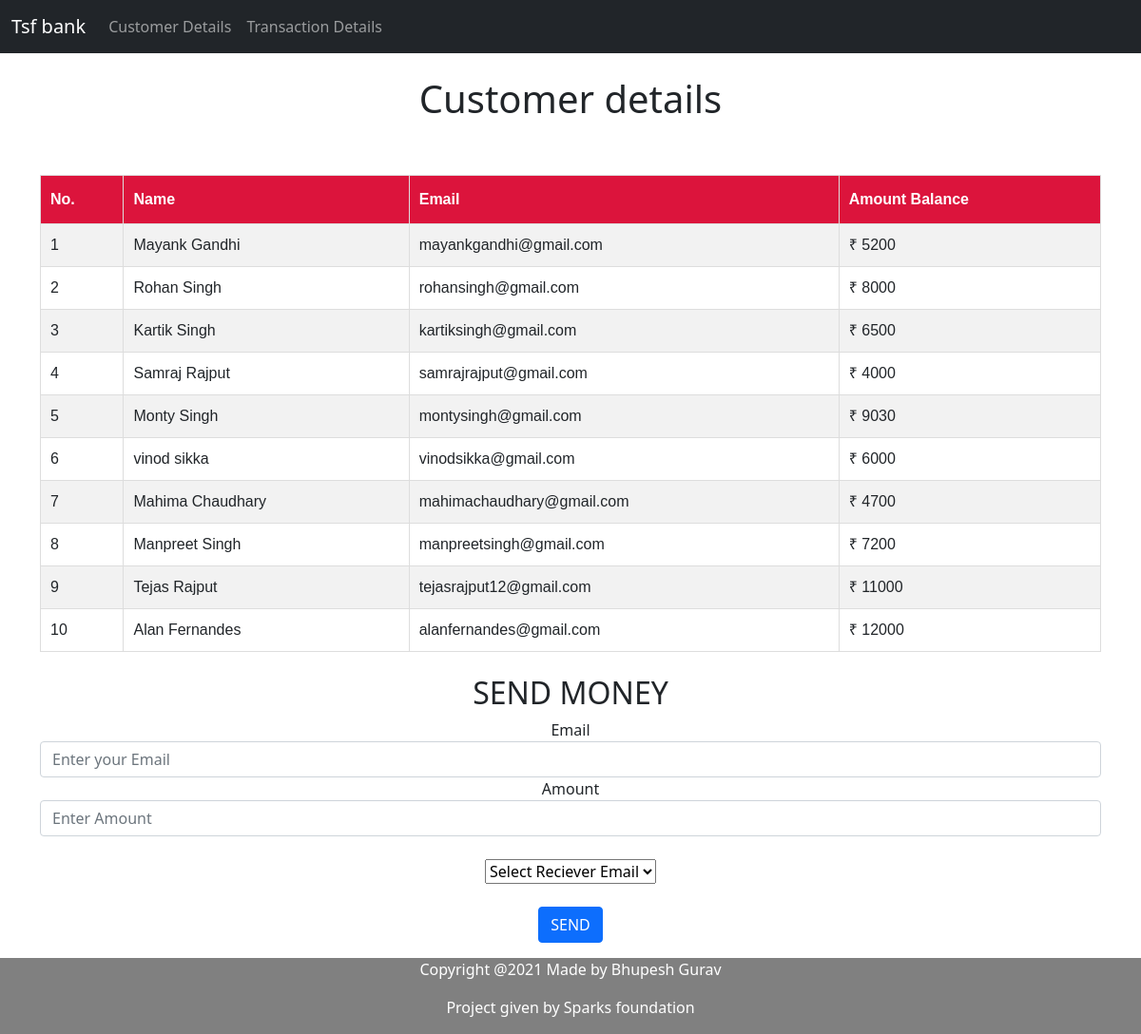
Screenshot of /customer/ with the database file from the repository.
### bankapp/models.py (models this page shows, shortened)
class customerDetail(models.Model):
	name = models.CharField('Customer Name', max_length = 100)
	email = models.EmailField('Customer Email', max_length = 100)
	available_bal = models.IntegerField()

### bankapp/views.py (the view, shortened to what this page needs)
# urls.py: path('customer/',views.customer_details, name="customer"),
def customer_details(request):
	customer = customerDetail.objects.all()
	return render(request, 'bankapp/customer.html',{'customer':customer})

### bankapp/templates/bankapp/customer.html (shortened to what this page needs)
{% extends 'bankapp/base.html' %}
{% load static %}
{% block content %}
<!DOCTYPE html>
<html lang = "en">
<head>
	<link rel="stylesheet" href="{% static 'bankapp/css/styles.css'%}">
</head>
<body>
<h1><center> Customer details</center></h1>
<br></br>
	<center>
		<table class="c_table">
				<tr>
					<th>No.</th>
					<th>Name</th>
					<th>Email</th>
					<th>Amount Balance</th>
				</tr>
				{% for list in customer %}
				<tr>
					<td>{{list.id}}</td>
					<td>{{list.name}}</td>
					<td>{{list.email}}</td>
					<td>₹ {{list.available_bal}}</td>
				</tr>
				{% endfor %}
		</table>
	</center>
	<div ><center>
		<h2 class="t2">SEND MONEY</h2>
		<form method="post">{% csrf_token %}
		<div class = "form-group"class="text-field">
			<label for="exampleInputEmail1">Email</label>
			<input type="email" class = "form-control" id="exampleInputEmail1"aria-describedby="emailHelp" name="semail" placeholder="Enter your Email">
		</div>
		<div class= "form-group"class="text-field">
			<label >Amount</label>
			<input type="Amount" name="amt" class = "form-control" id = "Amount"placeholder="Enter Amount">
		</div></br>
			<select id="email" name="email">
				<option value="alanfernandes@gmail.com">Select Reciever Email</option>
			</select></br></br>
			<input type="submit" class="btn btn-primary" name="submit" value="SEND"></input>
		</form>
	</center></div>
</body>
</html>
{% endblock %}

### bankapp/templates/bankapp/base.html (shortened to what this page needs)
{% load static %}
<!doctype html>
<html lang="en">
  <head>
    <link href="https://cdn.jsdelivr.net/npm/bootstrap@5.0.1/dist/css/bootstrap.min.css" rel="stylesheet">
  </head>
  <body>
  	{% include 'bankapp/navbar.html'%}
    <br/>
    <div class="container">
  {% block content %}
	{% endblock %}
	</div>
	{% include 'bankapp/footer.html'%}
  </body>
</html>

### bankapp/templates/bankapp/navbar.html (shortened to what this page needs)
<nav class="navbar navbar-expand-lg navbar-dark bg-dark">
  <div class="container-fluid">
    <a class="navbar-brand" href="{% url 'home' %}">   Tsf bank</a>
    <div class="collapse navbar-collapse" id="navbarSupportedContent">
      <ul class="navbar-nav me-auto mb-2 mb-lg-0">
        <li class="nav-item">
          <a class="nav-link" href="{% url 'customer'%}">Customer Details</a>
        </li>
        <li class="nav-item">
          <a class="nav-link" href="{% url 'transaction'%}">Transaction Details</a>
        </li>
      </ul>
    </div>
  </div>
</nav>

### bankapp/templates/bankapp/footer.html (shortened to what this page needs)
<!DOCTYPE html>
<html>
<head>
</head>
<body>
<div class="footer">
  <p>Copyright @2021 Made by Bhupesh Gurav</p>
  <p>Project given by Sparks foundation</p>
</div>
</body>
</html>

### bankapp/static/bankapp/css/styles.css (style rules this page uses)
* { box-sizing: border-box; }
.c_table { font-family: Arial, Helvetica, sans-serif; border-collapse: collapse; width: 100%; }
.c_table td, .c_table th { border: 1px solid #ddd; padding: 10px; }
.c_table tr:nth-child(even) { background-color: #f2f2f2; }
.c_table th { padding-top: 13px; padding-bottom: 13px; text-align: left; background-color: crimson; color: white; }

### bankapp/templates/bankapp/footer.html (style rules this page uses)
.footer { position: fixed; left: 0; bottom: 0; width: 100%; background-color: grey; color: white; text-align: center; }

### rows the page displays
customerDetail: id "1", name "Mayank Gandhi", email "mayankgandhi@gmail.com", available_bal "5200"
customerDetail: id "2", name "Rohan Singh", email "rohansingh@gmail.com", available_bal "8000"
customerDetail: id "3", name "Kartik Singh", email "kartiksingh@gmail.com", available_bal "6500"
customerDetail: id "4", name "Samraj Rajput", email "samrajrajput@gmail.com", available_bal "4000"
customerDetail: id "5", name "Monty Singh", email "montysingh@gmail.com", available_bal "9030"
customerDetail: id "6", name "vinod sikka", email "vinodsikka@gmail.com", available_bal "6000"
customerDetail: id "7", name "Mahima Chaudhary", email "mahimachaudhary@gmail.com", available_bal "4700"
customerDetail: id "8", name "Manpreet Singh", email "manpreetsingh@gmail.com", available_bal "7200"
customerDetail: id "9", name "Tejas Rajput", email "tejasrajput12@gmail.com", available_bal "11000"
customerDetail: id "10", name "Alan Fernandes", email "alanfernandes@gmail.com", available_bal "12000"
